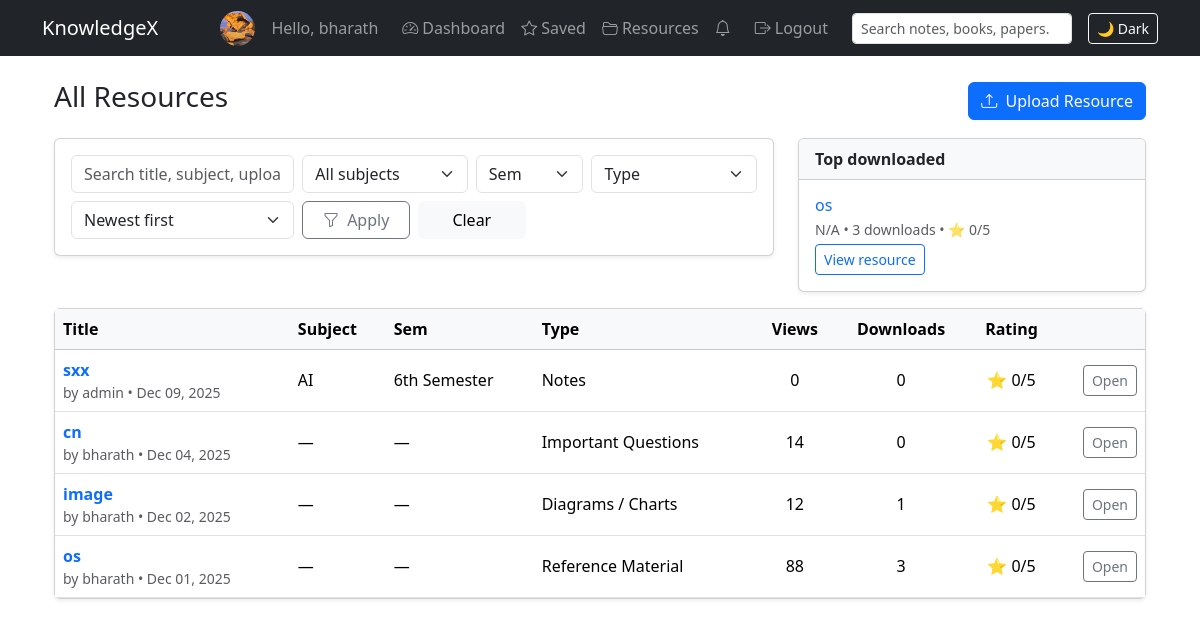
/resources/ (signed in), run on the app's committed database.
### accounts/models.py (models this page shows, shortened)
class Profile(models.Model):
    user = models.OneToOneField(
        User,
        on_delete=models.CASCADE,
        related_name="profile"
    )
    full_name = models.CharField(max_length=150, blank=True)
    college = models.CharField(max_length=150, blank=True)
    branch = models.CharField(max_length=150, blank=True)
    bio = models.TextField(blank=True)
    github = models.URLField(blank=True)
    linkedin = models.URLField(blank=True)
    website_url = models.URLField(blank=True)
    location = models.CharField(max_length=150, blank=True)
    picture = models.ImageField(
        upload_to="profiles/",
        blank=True,
        null=True,
    )
    login_streak = models.PositiveIntegerField(default=0)
    longest_streak = models.PositiveIntegerField(default=0)
    last_login_date = models.DateField(null=True, blank=True)
    email_verified = models.BooleanField(default=False)
    email_verified_at = models.DateTimeField(null=True, blank=True)
    created_at = models.DateTimeField(auto_now_add=True)
    updated_at = models.DateTimeField(auto_now=True)

### resources/models.py (models this page shows, shortened)
class Resource(models.Model):
    owner = models.ForeignKey(
        User,
        on_delete=models.CASCADE,
        related_name="resources",
    )
    title = models.CharField(max_length=200)
    description = models.TextField(blank=True)
    subject = models.ForeignKey(
        Subject,
        on_delete=models.SET_NULL,
        null=True,
        blank=True,
        related_name="resources",
    )
    semester = models.PositiveSmallIntegerField(
        choices=SEMESTER_CHOICES,
        blank=True,
        null=True,
    )
    resource_type = models.CharField(
        max_length=20,
        choices=RESOURCE_TYPE_CHOICES,
        default="NOTES",
    )
    file = models.FileField(
        upload_to="uploads/resources/",
        validators=[
            FileExtensionValidator(
                allowed_extensions=[
                    "pdf",
                    "jpg",
                    "jpeg",
                    "png",
                    "docx",
                    "zip",
                    "ppt",
                    "pptx",
                ]
            )
        ],
    )
    created_at = models.DateTimeField(auto_now_add=True)
    download_count = models.PositiveIntegerField(default=0)
    view_count = models.PositiveIntegerField(default=0)
    is_public = models.BooleanField(default=True)
    verification_status = models.CharField(
        max_length=10,
        choices=VERIFICATION_STATUS_CHOICES,
        default="PENDING",
    )
    verified_by = models.ForeignKey(
        User,
        null=True,
        blank=True,
        on_delete=models.SET_NULL,
        related_name="verified_resources",
    )
    verified_at = models.DateTimeField(null=True, blank=True)
    verification_note = models.TextField(blank=True)
    auto_summary = models.TextField(blank=True)
    auto_questions = models.TextField(
        blank=True,
        help_text="AI-generated Important Questions (one per line).",
    )
    auto_diagram_notes = models.TextField(
        blank=True,
        help_text="AI-generated diagram / explanation notes.",
    )
    @property
    def average_rating(self):
        from django.db.models import Avg
        avg = self.ratings.aggregate(avg=Avg("stars"))["avg"]
        return round(avg, 1) if avg else 0

class Subject(models.Model):
    name = models.CharField(max_length=150)
    branch = models.CharField(
        max_length=50,
        blank=True,  # e.g. "CSE", "ECE"
    )
    def __str__(self):
        return f"{self.name} ({self.branch})" if self.branch else self.name

### resources/views.py (the view, shortened to what this page needs)
# urls.py: path("", views.resource_list, name="resource_list"),
@login_required
def resource_list(request):
    resources = Resource.objects.all().order_by("-created_at")
    q = request.GET.get("q", "").strip()
    subject = request.GET.get("subject", "").strip()
    semester = request.GET.get("semester", "").strip()
    resource_type = request.GET.get("resource_type", "").strip()
    sort = request.GET.get("sort", "newest")
    if subject:
        try:
            subject_id = int(subject)
            resources = resources.filter(subject_id=subject_id)
        except ValueError:
            pass
    if semester:
        try:
            sem_value = int(semester)
            resources = resources.filter(semester=sem_value)
        except ValueError:
            pass
    if resource_type:
        resources = resources.filter(resource_type=resource_type)
    if sort == "oldest":
        resources = resources.order_by("created_at")
    elif sort == "downloads":
        resources = resources.order_by("-download_count", "-created_at")
    elif sort == "az":
        resources = resources.order_by("title")
    elif sort == "subject":
        resources = resources.order_by("subject__name", "title")
    else:  # newest
        resources = resources.order_by("-created_at")
    paginator = Paginator(resources, 10)
    page_number = request.GET.get("page")
    page_obj = paginator.get_page(page_number)
    top_downloads = Resource.objects.order_by("-download_count").first()
    context = {
        "page_obj": page_obj,
        "q": q,
        "subject_filter": subject,
        "semester_filter": semester,
        "resource_type_filter": resource_type,
        "sort": sort,
        "semester_choices": SEMESTER_CHOICES,
        "resource_type_choices": RESOURCE_TYPE_CHOICES,
        "subjects": Subject.objects.order_by("name"),
        "top_downloads": top_downloads,
    }
    return render(request, "resources/resource_list.html", context)

### resources/context_processors.py (called while the page is built)
def notifications_count(request):
    if request.user.is_authenticated:
        count = Notification.objects.filter(user=request.user, is_read=False).count()
    else:
        count = 0
    return {"unread_notifications_count": count}

### resources/templates/resources/resource_list.html (shortened to what this page needs)
{% extends "base.html" %}
{% load static %}
{% block content %}
<div class="container mt-4">
  <div class="d-flex justify-content-between align-items-center mb-3">
    <h3>All Resources</h3>
    <a href="{% url 'upload_resource' %}" class="btn btn-primary">
      <i class="bi bi-upload me-1"></i> Upload Resource
    </a>
  </div>
  <div class="row">
    <div class="col-md-8">
      <div class="card shadow-sm mb-3 p-3">
        <form method="get" class="row g-2">
          <div class="col-md-4">
            <input
              type="text"
              name="q"
              class="form-control"
              placeholder="Search title, subject, uploader..."
              value="{{ q|default:'' }}"
            >
          </div>
          <div class="col-md-3">
            <select name="subject" class="form-select">
              <option value="">All subjects</option>
            </select>
          </div>
          <div class="col-md-2">
            <select name="semester" class="form-select">
              <option value="">Sem</option>
            </select>
          </div>
          <div class="col-md-3">
            <select name="resource_type" class="form-select">
              <option value="">Type</option>
            </select>
          </div>
          <div class="col-md-4">
            <select name="sort" class="form-select">
              <option value="newest" {% if sort == "newest" %}selected{% endif %}>Newest first</option>
            </select>
          </div>
          <div class="col-md-2 d-grid">
            <button type="submit" class="btn btn-outline-secondary">
              <i class="bi bi-funnel me-1"></i> Apply
            </button>
          </div>
          <div class="col-md-2 d-grid">
            <a href="{% url 'resource_list' %}" class="btn btn-light">
              Clear
            </a>
          </div>
        </form>
      </div>
    </div>
    <div class="col-md-4">
      {% if top_downloads %}
      <div class="card shadow-sm mb-3">
        <div class="card-header bg-light">
          <strong>Top downloaded</strong>
        </div>
        <div class="card-body">
          <h6 class="mb-1">
            <a href="{% url 'resource_detail' top_downloads.pk %}" class="text-decoration-none">
              {{ top_downloads.title }}
            </a>
          </h6>
          <div class="small text-muted mb-1">
            {{ top_downloads.subject|default:"N/A" }} •
            {{ top_downloads.download_count }} downloads •
            ⭐ {{ top_downloads.average_rating }}/5
          </div>
          <a href="{% url 'resource_detail' top_downloads.pk %}" class="btn btn-sm btn-outline-primary">
            View resource
          </a>
        </div>
      </div>
      {% endif %}
    </div>
  </div>
  <div class="card shadow-sm">
    <div class="card-body p-0">
      {% if page_obj.object_list %}
      <table class="table mb-0 align-middle">
        <thead class="table-light">
          <tr>
            <th>Title</th>
            <th>Subject</th>
            <th>Sem</th>
            <th>Type</th>
            <th class="text-center">Views</th>
            <th class="text-center">Downloads</th>
            <th class="text-center">Rating</th>
            <th></th>
          </tr>
        </thead>
        <tbody>
          {% for r in page_obj %}
          <tr>
            <td>
              <a href="{% url 'resource_detail' r.pk %}" class="fw-semibold text-decoration-none">
                {{ r.title }}
              </a>
              <div class="small text-muted">
                by {{ r.owner.username }} • {{ r.created_at|date:"M d, Y" }}
              </div>
            </td>
            <td>{{ r.subject|default:"—" }}</td>
            <td>
              {% if r.semester %}
                {{ r.get_semester_display }}
              {% else %}
                —
              {% endif %}
            </td>
            <td>
              {% for val,label in resource_type_choices %}
                {% if val == r.resource_type %}{{ label }}{% endif %}
              {% endfor %}
            </td>
            <td class="text-center">{{ r.view_count }}</td>
            <td class="text-center">{{ r.download_count }}</td>
            <td class="text-center">
              ⭐ {{ r.average_rating }}/5
            </td>
            <td class="text-end">
              <a href="{% url 'resource_detail' r.pk %}" class="btn btn-sm btn-outline-secondary">
                Open
              </a>
            </td>
          </tr>
          {% endfor %}
        </tbody>
      </table>
      {% else %}
        <div class="p-3 text-center text-muted">
          No resources found. Try changing filters or upload a new one.
        </div>
      {% endif %}
    </div>
  </div>
</div>
{% endblock %}

### templates/base.html (shortened to what this page needs)
{% load static %}
<!DOCTYPE html>
<html>
<head>
    <link rel="stylesheet" href="https://cdn.jsdelivr.net/npm/bootstrap@5.3.2/dist/css/bootstrap.min.css">
    <link rel="stylesheet"
      href="https://cdn.jsdelivr.net/npm/bootstrap-icons@1.11.3/font/bootstrap-icons.css">
</head>
<body data-theme="light">
<nav class="navbar navbar-expand-lg navbar-dark bg-dark">
  <div class="container">
    <a class="navbar-brand" href="{% url 'home' %}">KnowledgeX</a>
    <div class="collapse navbar-collapse" id="navbarNav">
      <ul class="navbar-nav ms-auto align-items-center">
        {% if user.is_authenticated %}
          <li class="nav-item d-flex align-items-center me-2">
              <img src="{% if user.profile.picture %}{{ user.profile.picture.url }}{% else %}{% static 'default.png' %}{% endif %}"
                   alt="Avatar"
                   class="navbar-avatar">
              <a class="nav-link" href="{% url 'my_profile' %}">
                Hello, {{ user.username }}
              </a>
          </li>
          <li class="nav-item">
              <a class="nav-link" href="{% url 'dashboard' %}">
                <i class="bi bi-speedometer2 me-1"></i>Dashboard
              </a>
          </li>
<li class="nav-item">
    <a class="nav-link" href="{% url 'my_favorites' %}">
        <i class="bi bi-star me-1"></i>Saved
    </a>
</li>
<li class="nav-item">
    <a class="nav-link" href="{% url 'resource_list' %}">
        <i class="bi bi-folder2-open me-1"></i>Resources
    </a>
</li>
          <li class="nav-item dropdown me-2">
            <a class="nav-link position-relative" href="#" data-bs-toggle="dropdown">
              <i class="bi bi-bell"></i>
            </a>
          </li>
          <li class="nav-item">
              <a class="nav-link" href="{% url 'logout' %}">
                <i class="bi bi-box-arrow-right me-1"></i>Logout
              </a>
          </li>
        {% endif %}
      </ul>
      {% if user.is_authenticated %}
        <form class="d-flex ms-3 mt-2 mt-lg-0" method="get" action="{% url 'resource_list' %}">
          <input
            class="form-control form-control-sm"
            type="search"
            name="q"
            placeholder="Search notes, books, papers..."
            value="{{ request.GET.q|default:'' }}"
          >
        </form>
      {% endif %}
      <button id="themeToggle" class="btn btn-sm btn-outline-light ms-3 mt-2 mt-lg-0">
        🌙 Dark
      </button>
    </div>
  </div>
</nav>
<div class="container mt-4">
    {% block content %}
    {% endblock %}
</div>
</body>
</html>

### templates/base.html (style rules this page uses)
.navbar-avatar { width: 35px; height: 35px; border-radius: 50%; object-fit: cover; margin-right: 8px; }

### data on the page
Resource: title "os", subject "N/A", download_count "3", average_rating "0", owner.username "bharath", created_at "Dec 01, 2025", subject "—", resource_type_choices "Reference Material", view_count "88"
Resource: title "sxx", owner.username "admin", created_at "Dec 09, 2025", subject "AI", semester "6th Semester", resource_type_choices "Notes", view_count "0", download_count "0", average_rating "0"
Resource: title "cn", owner.username "bharath", created_at "Dec 04, 2025", subject "—", resource_type_choices "Important Questions", view_count "14", download_count "0", average_rating "0"
Resource: title "image", owner.username "bharath", created_at "Dec 02, 2025", subject "—", resource_type_choices "Diagrams / Charts", view_count "12", download_count "1", average_rating "0"

### other printed values
{{ user.username }} "bharath"
